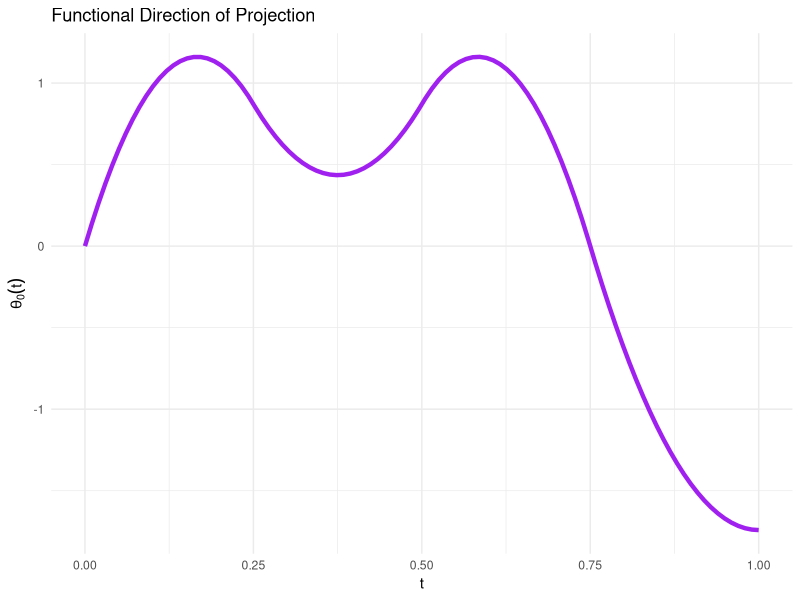

Recreate this plot in R.
library(ggplot2)
library(splines)

# Set parameters
theta_0 <- c(0, 1.741539, 0, 1.741539, -1.741539, -1.741539)
a <- 0
b <- 1
nknot.theta <- 3
order.Bspline <- 3

t <- seq(a,b,length.out=100)
Knot.theta <- seq(a, b, length = nknot.theta + 2)[ - c(1, nknot.theta + 2)]
delta.theta <- sort(c(rep(c(a, b),order.Bspline), Knot.theta))
Bspline.theta <- splineDesign(delta.theta,t,order.Bspline)
theta.rec <- Bspline.theta%*%theta_0 
theta_df <- data.frame(t, theta.rec)

# Plot functional direction
ggplot(theta_df, aes(x = t, y = theta.rec)) +
  geom_line(linewidth = 1.5, color = "purple") +
  labs(x = "t", y = expression(theta[0](t)), title = "Functional Direction of Projection") +
  theme_minimal()
